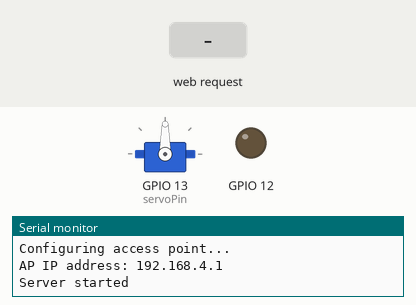
Recording of a sketch running on a simulated ESP32. On the bench: servo, output pins drawn as LEDs (lit = HIGH), the last lines printed to the serial monitor. The inputs (shaded band) are chosen by the test bench.

Above: at 2.8 s.
2.9 s: HTTP request GET /A received
At 4.11 s:
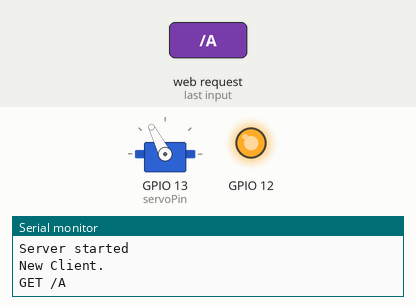
At 18.8 s:
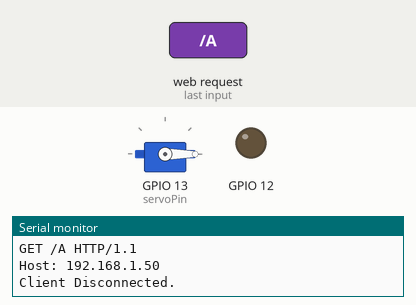
Timing chart, 0 to 45.1 s (numbered marks = the images above; inputs shaded):
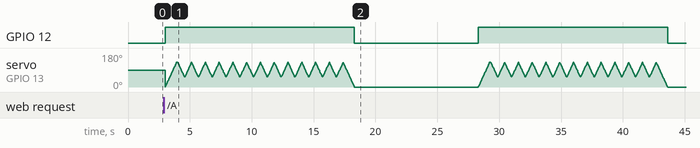

The sketch:

PetFeeder.ino
```cpp
/*
  WiFiAccessPoint.ino creates a WiFi access point and provides a web server on it.

  Steps:
  1. Connect to the access point "yourAp"
  2. Point your web browser to http://192.168.4.1/H to turn the LED on or http://192.168.4.1/L to turn it off
     OR
     Run raw TCP "GET /H" and "GET /L" on PuTTY terminal with 192.168.4.1 as IP address and 80 as port

  Created for arduino-esp32 on 04 July, 2018
  by Elochukwu Ifediora (fedy0)
*/

#include <WiFi.h>
#include <WiFiClient.h>
#include <WiFiAP.h>
#include <ESP32Servo.h>

#define LED_BUILTIN 2
const char *ssid = "ReteauaMea";
const char *password = "parola123";

int secunde = 0;
int minute = 0;
int ore = 0;
int waitingTime = 10;

Servo myservo;

int pos = 0;
int i = 0;
// Recommended PWM GPIO pins on the ESP32 include 2,4,12-19,21-23,25-27,32-33
int servoPin = 13;

WiFiServer server(80);


void setup() {
  pinMode(12, OUTPUT);

  // Allow allocation of all timers
  ESP32PWM::allocateTimer(0);
  ESP32PWM::allocateTimer(1);
  ESP32PWM::allocateTimer(2);
  ESP32PWM::allocateTimer(3);
  myservo.setPeriodHertz(50);
  myservo.attach(servoPin, 500, 2400);

  Serial.begin(115200);
  Serial.println();
  Serial.println("Configuring access point...");


  if (!WiFi.softAP(ssid, password)) {
    log_e("Soft AP creation failed.");
    while(1);
  }
  IPAddress myIP = WiFi.softAPIP();
  Serial.print("AP IP address: ");
  Serial.println(myIP);
  server.begin();

  Serial.println("Server started");
  secunde = 0;
  minute = 0;
  ore = 0;
  waitingTime = 10;
}

void loop() {
  WiFiClient client = server.available();

  if (client) {
    Serial.println("New Client.");
    String currentLine = "";


    while (client.connected()) {


      //Serial.println("> " + Serial.readString()

      if (client.available()) {
        char c = client.read();
        Serial.write(c);
        if (c == '\n') {


          if (currentLine.length() == 0) {

            client.println("HTTP/1.1 200 OK");
            client.println("Content-type:text/html");
            client.println();

            // the content of the HTTP response follows the header:
            client.print("Click <a href=\"/A\">here</a> for feeding your cat.<br>");
            client.print("Click <a href=\"/B\">here</a> to increment the waiting time.<br>");
            client.print("Click <a href=\"/C\">here</a> to decrement the waiting time.<br>");


            client.println();

            break;
          } else {
            currentLine = "";
          }
        } else if (c != '\r') {
          currentLine += c;
        }


        if (currentLine.endsWith("GET /A")) {

            secunde = 0;
            minute = 0;
            ore = 0;
            digitalWrite(12,HIGH);
            for (pos = 0; pos <= 130; pos += 1) {
              // in steps of 1 degree
              myservo.write(pos);
              delay(7);
              }

            delay(100);

            for(i = 0; i < 12; i += 1)
            {

              for (pos = 130; pos >= 55; pos -= 1) {
                myservo.write(pos);
                delay(7);
              }

              delay(50);

              for (pos = 55; pos <= 130; pos += 1) {
                // in steps of 1 degree
                myservo.write(pos);
                delay(7);
                }

            }


            for (pos = 130; pos >= 0; pos -= 1) {
              myservo.write(pos);
              delay(7);
            }
            digitalWrite(12,LOW);

        }

        if (currentLine.endsWith("GET /B")) {
          waitingTime++;
        }

        if (currentLine.endsWith("GET /C")) {
          waitingTime--;
        }

      }
    }
    // close the connection:
    client.stop();
    Serial.println("Client Disconnected.");

  }


  if(secunde >= waitingTime)
      {
      secunde = 0;
      minute = 0;
      ore = 0;
      digitalWrite(12,HIGH);
      for (pos = 0; pos <= 130; pos += 1) {
              myservo.write(pos);
              delay(7);
            }

      delay(100);

      for(i = 0; i < 12 ; i += 1)
      {

      for (pos = 130; pos >= 55; pos -= 1) {
              myservo.write(pos);
              delay(7);
            }

            delay(50);

            for (pos = 55; pos <= 130; pos += 1) {
              // in steps of 1 degree
              myservo.write(pos);
              delay(7);
            }

        }


       for (pos = 130; pos >= 0; pos -= 1) {
              myservo.write(pos);
              delay(7);
            }

      digitalWrite(12,LOW);

      }

    secunde++;
    if(secunde >= 60)
    {
      secunde = 0;
      minute++;
    }
    if(minute >= 60)
    {
      minute = 0;
      ore++;
    }
    delay(1000);

}
```

Measured:
- by itself, GPIO 12: alternates HIGH for 15.3 s and LOW for 10.0 s
